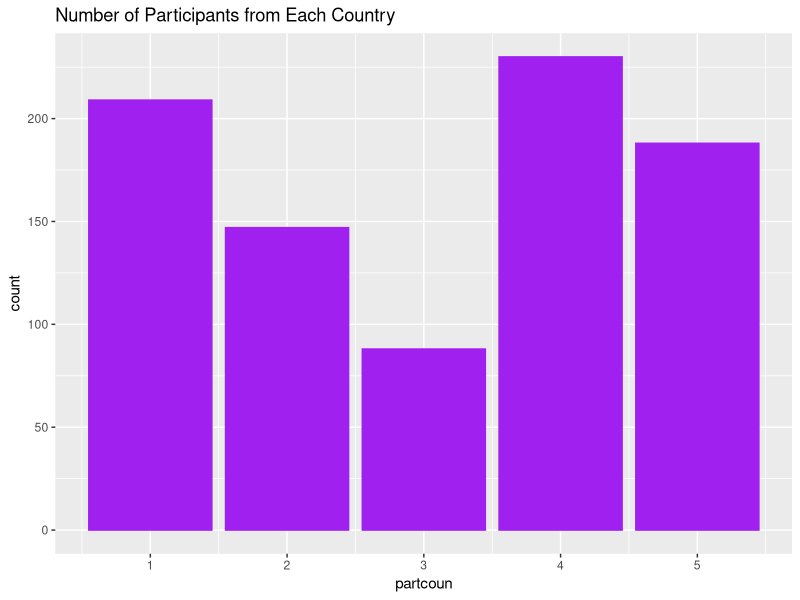
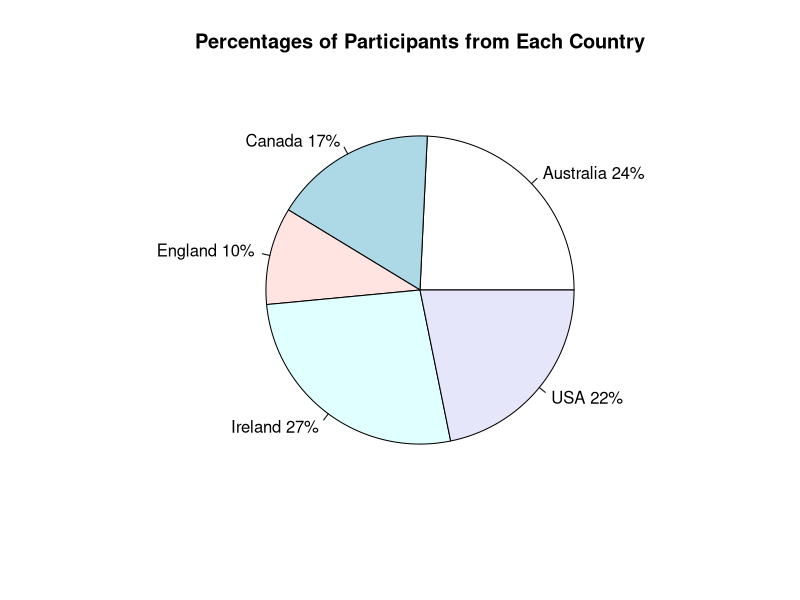

These charts were generated, in order, by the following R code: (Note: this script raises an error after producing the figures.)
## ---- chunk 1
# Load packages

library(tidyverse)
library(dplyr)
library(knitr)
library(ggforce)
library(readr)
## ---- chunk 2
# Import data file

manhood_dat <- read_csv("data/honorsthesis_clean.csv")

## ---- chunk 3
# 1 = Australia; 2 = Canada; 3 = England; 4 = Ireland; 5 = USA

partcoun_fre <- manhood_dat |>  
  group_by(partcoun) |> 
  dplyr::summarize(n = n()) |>
  mutate(fre = (n / sum(n) * 100) |>  round(2)) 

kable(partcoun_fre)

# bar graph showing the number of participants from each country

ggplot(data = manhood_dat) +
  aes(partcoun) +
  geom_bar(color = "purple",
           fill = "purple") +
  labs(title = "Number of Participants from Each Country")

# pie chart showing the percentage of participants from each country

count <- c(209, 147, 88, 230, 188)
countries <- c("Australia", "Canada", "England", "Ireland", "USA")
percent <- round(count/sum(count)*100)
countries <- paste(countries, percent)
countries <- paste(countries, "%", sep = "")
pie(count, labels = countries, main = "Percentages of Participants from Each Country")

## ---- chunk 4
# Import 

preman_de <- honorsthesis_analyzing %>% # 1 = strongly disagree; 7 = strongly agree
  dplyr::summarize_at(vars(preman_1, preman_2, preman_3, preman_4),
                      list(mean = mean, med = median, standde = sd, min = min, max = max,
                           skew = skewness, kur = kurtosis), na.rm = TRUE)


